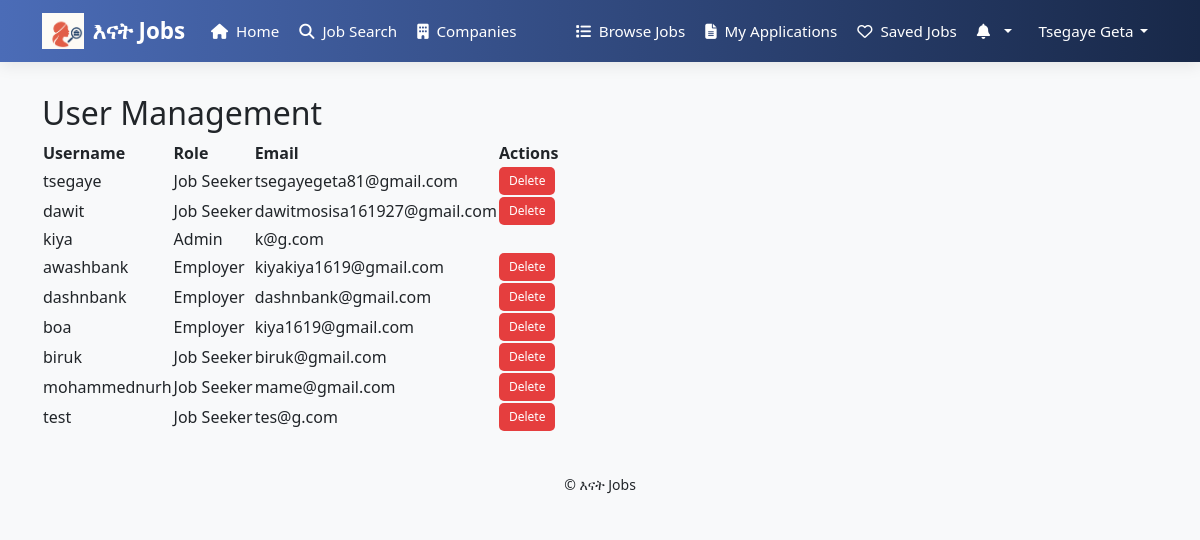
The app's page /userlist/ (signed in), older data.
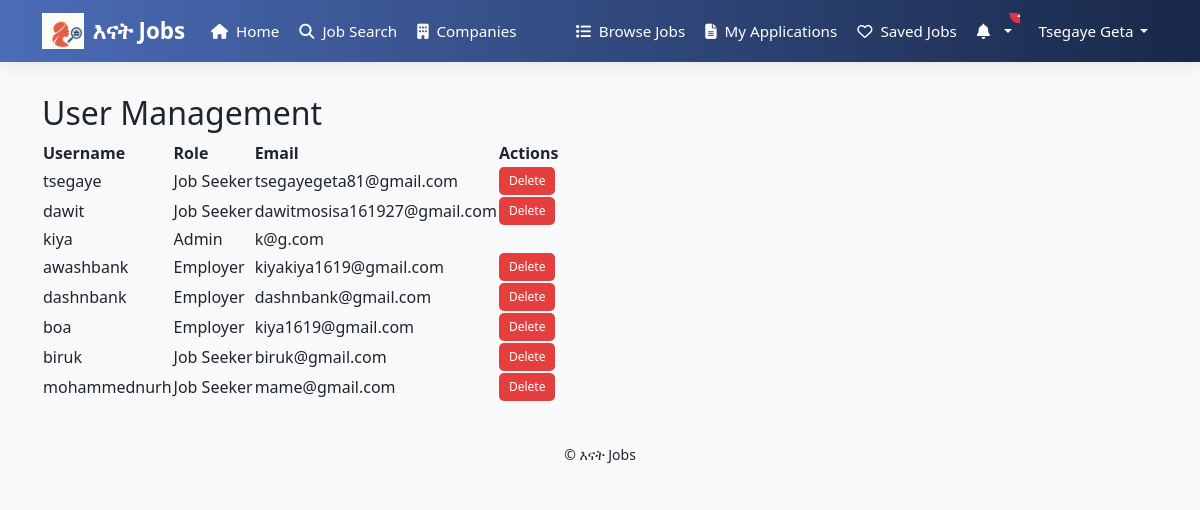
The same page, newer data.
### job/models.py (models this page shows, shortened)
class User(AbstractUser):
    is_employer = models.BooleanField(default=False)
    is_job_seeker = models.BooleanField(default=False)
    phone_number = models.CharField(max_length=15, blank=True, null=True)
    groups = models.ManyToManyField(
        'auth.Group',
        related_name='job_user_groups',  # Add this
        blank=True,
        help_text='The groups this user belongs to.',
        verbose_name='groups'
    )
    user_permissions = models.ManyToManyField(
        'auth.Permission',
        related_name='job_user_permissions',  # Add this
        blank=True,
        help_text='Specific permissions for this user.',
        verbose_name='user permissions'
    )

class SeekerProfile(models.Model):
    user = models.OneToOneField(User, on_delete=models.CASCADE)
    first_name = models.CharField(max_length=100)
    last_name = models.CharField(max_length=100)
    email = models.EmailField()
    phone_number = models.CharField(max_length=15, blank=True, null=True)
    location = models.CharField(max_length=255, blank=True)
    location = models.CharField(max_length=255, blank=True)  # 👈 free text (but controlled by form)
    resume = models.FileField(upload_to='resumes/', blank=True, null=True)
    skills = models.ManyToManyField(Skill, blank=True)

### job/views.py (the view)
# urls.py: path('userlist/',views.userlist, name='userlist'),
def userlist(request):
    users = User.objects.all()
    return render(request, 'job/userlist.html', {'users': users})

### job/context_processors.py (called while the page is built)
def notifications(request):
    if request.user.is_authenticated:
        all_notifications = request.user.notifications_received.order_by('-created_at')
        return {
            'notifications': all_notifications
        }
    return {}

def notification_count(request):
    if request.user.is_authenticated:
        count = Notification.objects.filter(recipient=request.user, is_read=False).count()
        return {'notifications_unread_count': count}
    return {'notifications_unread_count': 0}

### job/templates/job/userlist.html (shortened to what this page needs)
{% extends 'seeker_base.html' %}
{% block content %}
<div class="user-management-container">
    <h2 class="table-header">User Management</h2>
    <table class="user-table">
        <thead>
            <tr>
                <th>Username</th>
                <th>Role</th>
                <th>Email</th>
                <th>Actions</th>
            </tr>
        </thead>
        <tbody>
            {% for user in users %}
            <tr>
                <td>{{ user.username }}</td>
                <td>
                    <span class="role-badge {% if user.is_job_seeker %}job-seeker {% elif user.is_job_employer %}job-employer {% else %}admin{% endif %}">
                        {% if user.is_job_seeker %}Job Seeker{% elif user.is_employer %}Employer{% else %}Admin{% endif %}
                    </span>
                </td>
                <td>{{ user.email }}</td>
                <td>
                    {% if not user.is_superuser %}
                    <form method="POST" action="{% url 'delete_user' user.id %}" onsubmit="return confirm('Are you sure you want to delete this user?');">
                        <button type="submit" class="delete-button">Delete</button>
                    </form>
                    {% endif %}
                </td>
            </tr>
            {% endfor %}
        </tbody>
    </table>
</div>
{% endblock %}

### job/templates/seeker_base.html (shortened to what the changed rows need)
    {% load static %}
    <!DOCTYPE html>
    <html lang="en">
    <head>
        <link rel="stylesheet" href="https://cdn.jsdelivr.net/npm/bootstrap@5.3.2/dist/css/bootstrap.min.css">
        <link rel="stylesheet" href="https://cdnjs.cloudflare.com/ajax/libs/font-awesome/6.4.0/css/all.min.css">
    </head>
    <body>
        <nav class="navbar navbar-expand-lg navbar-dark fixed-top">
            <div class="container">
                <div class="collapse navbar-collapse" id="navbarNav">
                    <ul class="navbar-nav ms-auto align-items-lg-center">
                        {% if user.is_authenticated %}
                            <li class="nav-item dropdown">
                                <a class="nav-link dropdown-toggle d-flex align-items-center" href="#" id="profileDropdown" role="button" data-bs-toggle="dropdown" aria-expanded="false">
                                    {% if user.seekerprofile %}
                                        <span class="d-none d-lg-inline">{{ user.seekerprofile.first_name|title }} {{ user.seekerprofile.last_name|title }}</span>
                                    {% elif user.employerprofile %}
                                        <span class="d-none d-lg-inline">{{ user.employerprofile.comapany_name|title }}</span>
                                    {% else %}
                                        <span class="d-none d-lg-inline">{{ user.username|title }}</span>
                                    {% endif %}
                                </a>
                            </li>
                        {% else %}
                            <li class="nav-item"><a class="nav-link" href="{% url 'login' %}"><i class="fas fa-sign-in-alt me-1"></i> Login</a></li>
                            <li class="nav-item"><a class="btn btn-outline-light ms-lg-2 mt-2 mt-lg-0" href="{% url 'register' %}"><i class="fas fa-user-plus me-1"></i> Register</a></li>
                        {% endif %}
                    </ul>
                </div>
            </div>
        </nav>
        <main class="container my-4">
            {% block content %}{% endblock %}
        </main>
    </body>
    </html>

Row changes from the older to the newer data that the page shows:
removed User: username "test", is_job_seeker "Job Seeker", email "tes@g.com", is_superuser "Delete"
